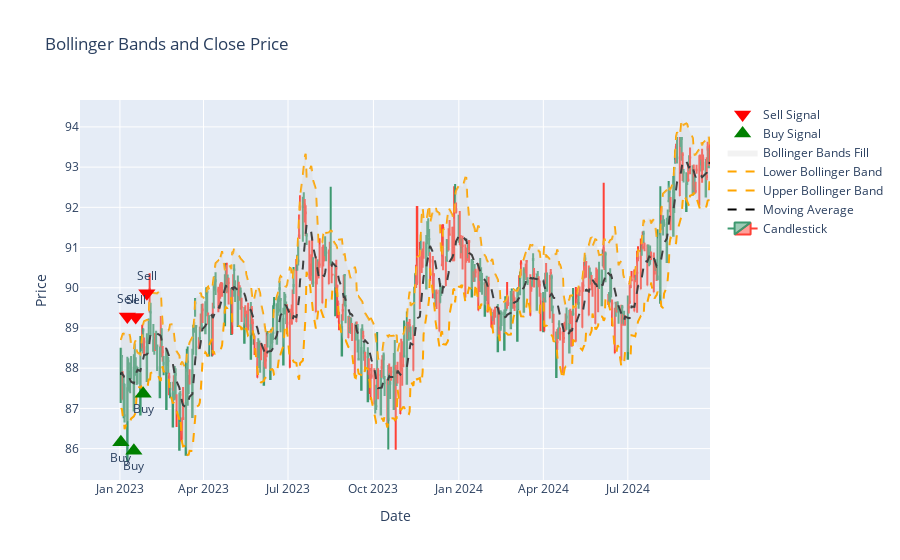
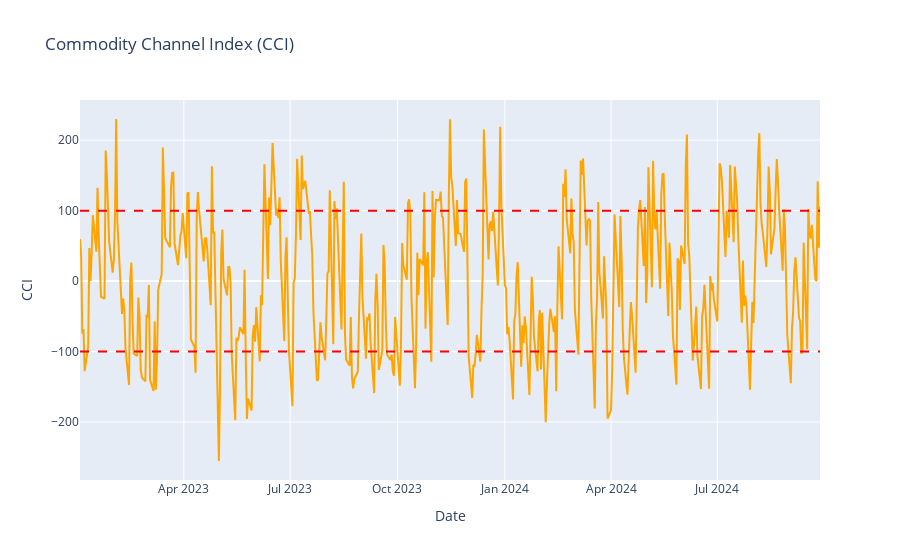

The cell these charts' notebook holds for them, in order:
### Code cell
import plotly.graph_objects as go
import warnings
warnings.filterwarnings("ignore")
# Create the first figure for Bollinger Bands and Candlestick chart
fig1 = go.Figure()

# Add candlestick chart for the price data
fig1.add_trace(go.Candlestick(x=data.index,
                              open=data['Open'],  # Placeholder for open price
                              high=data['High'],  # Placeholder for high price
                              low=data['Low'],    # Placeholder for low price
                              close=data['Close'],
                              name='Candlestick'))

# Add moving average and Bollinger Bands
fig1.add_trace(go.Scatter(x=data.index, y=data['moving_average'],
                         mode='lines', name='Moving Average', line=dict(color='black', dash='dash')))
fig1.add_trace(go.Scatter(x=data.index, y=data['upper_band'],
                         mode='lines', name='Upper Bollinger Band', line=dict(color='orange', dash='dash')))
fig1.add_trace(go.Scatter(x=data.index, y=data['lower_band'],
                         mode='lines', name='Lower Bollinger Band', line=dict(color='orange', dash='dash')))

# Add fill between for Bollinger Bands
fig1.add_trace(go.Scatter(x=data.index, y=data['upper_band'],
                         mode='lines', line=dict(color='gray', width=0),
                         fill='tonexty', fillcolor='rgba(211, 211, 211, 0.3)', name='Bollinger Bands Fill'))


# Buy and Sell signals (Example: You need to specify the x positions and y positions where the arrows should point)
buy_signals = [0, 10, 18]  
sell_signals = [5, 12, 20]  

# Add Buy arrows
fig1.add_trace(go.Scatter(x=data.index[buy_signals], y=data['Low'][buy_signals] - 1,  # Slightly below the candlestick low
                          mode='markers+text', 
                          marker=dict(symbol='triangle-up', color='green', size=15), 
                          text=['Buy']*len(buy_signals), textposition="bottom center",
                          name='Buy Signal'))

# Add Sell arrows
fig1.add_trace(go.Scatter(x=data.index[sell_signals], y=data['High'][sell_signals] + 1,  # Slightly above the candlestick high
                          mode='markers+text', 
                          marker=dict(symbol='triangle-down', color='red', size=15), 
                          text=['Sell']*len(sell_signals), textposition="top center",
                          name='Sell Signal'))


# Update layout for the first figure
fig1.update_layout(title='Bollinger Bands and Close Price',
                   xaxis_title='Date',
                   yaxis_title='Price',
                   xaxis_rangeslider_visible=False)

# Show the first figure
fig1.show()

# Create the second figure for CCI
fig2 = go.Figure()

# Add CCI plot
fig2.add_trace(go.Scatter(x=data.index, y=data['CCI'],
                         mode='lines', name='CCI', line=dict(color='orange')))

# Add horizontal lines for CCI overbought/oversold
fig2.add_hline(y=100, line=dict(color='red', dash='dash'), name='Overbought')
fig2.add_hline(y=-100, line=dict(color='red', dash='dash'), name='Oversold')

# Update layout for the second figure
fig2.update_layout(title='Commodity Channel Index (CCI)',
                   xaxis_title='Date',
                   yaxis_title='CCI',
                   xaxis_rangeslider_visible=False)

# Show the second figure
fig2.show()

### Figure 1 — Plotly figure (JSON) as saved in the notebook; plotly's stock layout.template omitted (floating-point values rounded to 4 significant figures; data arrays with more than 128 entries replaced by an {"elided": "..."} marker saying what was removed)
{"data": [{"close": {"elided": "455 float values"}, "high": {"elided": "455 float values"}, "low": {"elided": "455 float values"}, "name": "Candlestick", "open": {"elided": "455 float values"}, "type": "candlestick", "x": {"elided": "455 str values"}}, {"line": {"color": "black", "dash": "dash"}, "mode": "lines", "name": "Moving Average", "type": "scatter", "x": {"elided": "455 str values"}, "y": {"elided": "455 float values"}}, {"line": {"color": "orange", "dash": "dash"}, "mode": "lines", "name": "Upper Bollinger Band", "type": "scatter", "x": {"elided": "455 str values"}, "y": {"elided": "455 float values"}}, {"line": {"color": "orange", "dash": "dash"}, "mode": "lines", "name": "Lower Bollinger Band", "type": "scatter", "x": {"elided": "455 str values"}, "y": {"elided": "455 float values"}}, {"fill": "tonexty", "fillcolor": "rgba(211, 211, 211, 0.3)", "line": {"color": "gray", "width": 0}, "mode": "lines", "name": "Bollinger Bands Fill", "type": "scatter", "x": {"elided": "455 str values"}, "y": {"elided": "455 float values"}}, {"marker": {"color": "green", "size": 15, "symbol": "triangle-up"}, "mode": "markers+text", "name": "Buy Signal", "text": ["Buy", "Buy", "Buy"], "textposition": "bottom center", "type": "scatter", "x": ["2023-01-02T00:00:00+00:00", "2023-01-16T00:00:00+00:00", "2023-01-26T00:00:00+00:00"], "y": [86.16, 85.94, 87.36]}, {"marker": {"color": "red", "size": 15, "symbol": "triangle-down"}, "mode": "markers+text", "name": "Sell Signal", "text": ["Sell", "Sell", "Sell"], "textposition": "top center", "type": "scatter", "x": ["2023-01-09T00:00:00+00:00", "2023-01-18T00:00:00+00:00", "2023-01-30T00:00:00+00:00"], "y": [89.29, 89.27, 89.87]}], "layout": {"title": {"text": "Bollinger Bands and Close Price"}, "xaxis": {"rangeslider": {"visible": false}, "title": {"text": "Date"}}, "yaxis": {"title": {"text": "Price"}}}}

### Figure 2 — Plotly figure (JSON) as saved in the notebook; plotly's stock layout.template omitted (floating-point values rounded to 4 significant figures; data arrays with more than 128 entries replaced by an {"elided": "..."} marker saying what was removed)
{"data": [{"line": {"color": "orange"}, "mode": "lines", "name": "CCI", "type": "scatter", "x": {"elided": "455 str values"}, "y": {"elided": "455 float values"}}], "layout": {"shapes": [{"line": {"color": "red", "dash": "dash"}, "name": "Overbought", "type": "line", "x0": 0, "x1": 1, "xref": "x domain", "y0": 100, "y1": 100, "yref": "y"}, {"line": {"color": "red", "dash": "dash"}, "name": "Oversold", "type": "line", "x0": 0, "x1": 1, "xref": "x domain", "y0": -100, "y1": -100, "yref": "y"}], "title": {"text": "Commodity Channel Index (CCI)"}, "xaxis": {"rangeslider": {"visible": false}, "title": {"text": "Date"}}, "yaxis": {"title": {"text": "CCI"}}}}
